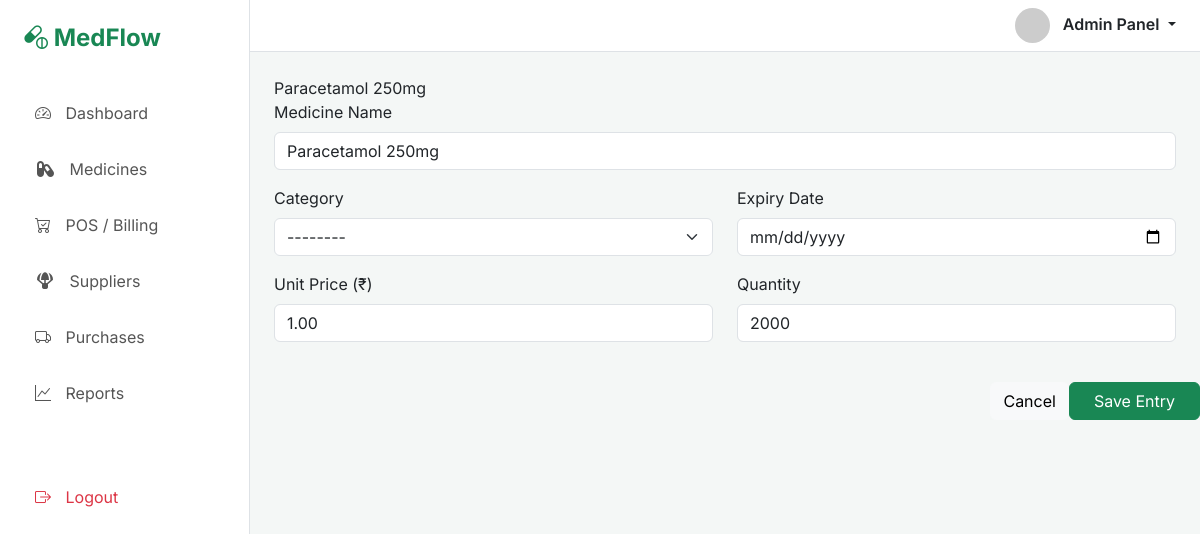
The page /updation_page/1 (signed in) on the database as committed earlier.
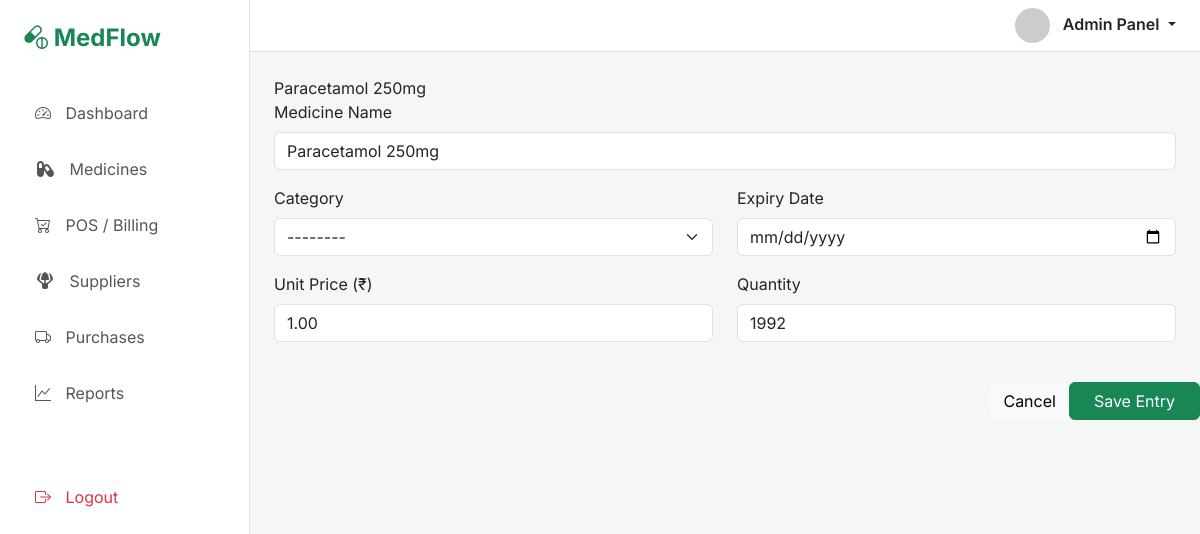
The same page on the database as committed later.
### medflowapp/models.py (models this page shows, shortened)
class Medicine(models.Model):
    medicine_name = models.CharField(max_length=50)
    expiry_date = models.DateField()
    category={
        '------':'-----',
        'TAB':'TAB',
        'SYR': 'SYRUP',
        'CAP':'CAP',
        'INJ': 'INJ'
    }
    med_category = models.CharField(choices=category, default="----")
    price=models.DecimalField(max_digits=11, decimal_places=2, default=0.00)
    quantity = models.PositiveIntegerField(default=0)
    def __str__(self):
        return self.medicine_name

### medflowapp/views.py (the view)
# urls.py: path('updation_page/<int:medicineid>', views.update_medicine_page, name='updation-page'),
@login_required
@cache_control(no_cache=True, must_revalidate=True, no_store=True)
def update_medicine_page(request, medicineid):
    medicine_ID = Medicine.objects.get(id=medicineid)
    print(f"Medicine ID : {medicine_ID}")
    return render(request, 'medflowapp/update_medicine.html', {"medicine_ID":medicine_ID})

### medflowapp/templates/medflowapp/update_medicine.html (shortened to what this page needs)
{% extends 'layout/base.html' %}
{% block content %}
{{medicine_ID}}
                    <div class="mb-3">
                        <label class="form-label">Medicine Name</label>
                        <input type="text" id="medicine_name" class="form-control" value="{{medicine_ID.medicine_name}}" required>
                    </div>
                    <div class="row">
                        <div class="col-md-6 mb-3">
                            <label class="form-label">Category</label>
                            <select class="form-select" id="category" value="{{medicine_ID.med_category}}">
                                <option value="">--------</option>
                            </select>
                        </div>
                        <div class="col-md-6 mb-3">
                            <label class="form-label">Expiry Date</label>
                            <input type="date" id="expiry_date" value="{{medicine_ID.expiry_date}}" class="form-control">
                        </div>
                    </div>
                    <div class="row">
                        <div class="col-md-6 mb-3">
                            <label class="form-label">Unit Price (₹)</label>
                            <input type="number" id="price" value="{{medicine_ID.price}}" class="form-control" step="0.01">
                        </div>
                        <div class="col-md-6 mb-3">
                            <label class="form-label">Quantity</label>
                            <input type="number" id="quantity" value="{{medicine_ID.quantity}}" class="form-control">
                        </div>
                    </div>
            </div>
            <div class="modal-footer">
                <button type="button" class="btn btn-light" data-bs-dismiss="modal">
                    Cancel
                </button>
                <button type="button" class="btn btn-success px-4" onclick="update_medicine()">
                    Save Entry
                </button>
            </div>
        </div>
    </div>
{% endblock %}

Rows that differ between the two databases and show on the page:
changed Medicine "Paracetamol 250mg": quantity "2000" → "1992"
